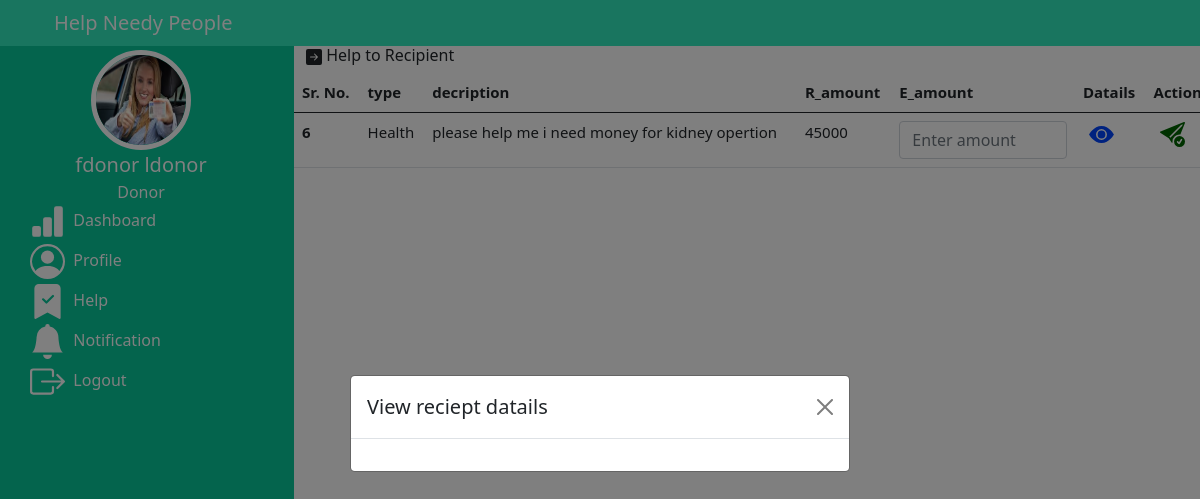
/donor/dhelpv.php (signed in), run on an earlier commit of the app's database.
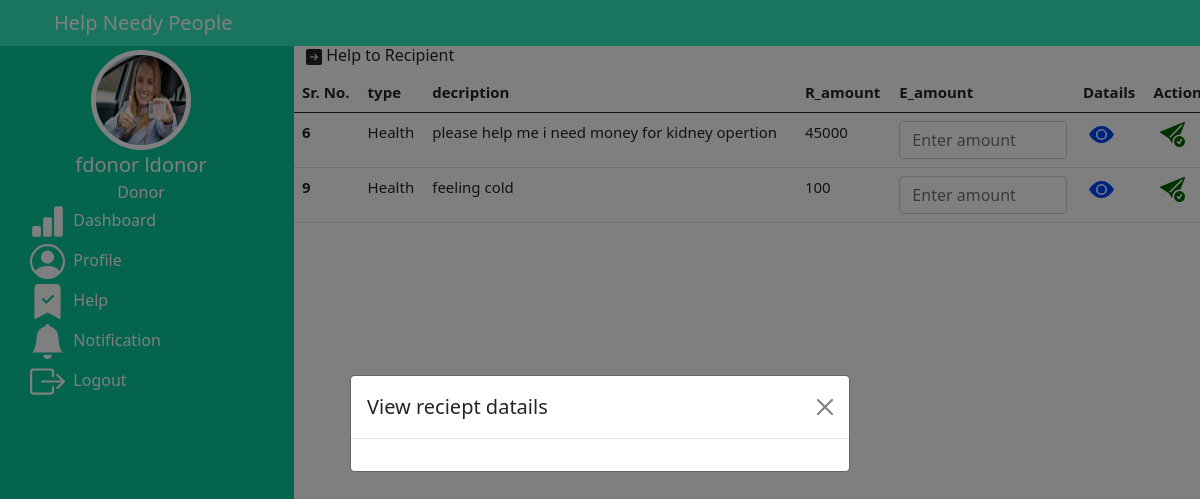
And on a later commit of the database.
### tables this page shows
CREATE TABLE `user` (
  `id` int(6) UNSIGNED NOT NULL,
  `role` varchar(30) NOT NULL,
  `fname` varchar(30) NOT NULL,
  `lname` varchar(30) NOT NULL,
  `photo` varchar(50) DEFAULT NULL,
  `address` varchar(50) DEFAULT NULL,
  `mobile` varchar(30) NOT NULL,
  `email` varchar(50) NOT NULL,
  `pass` varchar(300) NOT NULL,
  `otp` varchar(6) DEFAULT NULL
);

CREATE TABLE `need` (
  `id` int(6) UNSIGNED NOT NULL,
  `rid` varchar(30) NOT NULL,
  `ntype` varchar(30) NOT NULL,
  `nphoto` varchar(50) DEFAULT NULL,
  `nname` varchar(30) NOT NULL,
  `ndetails` varchar(50) DEFAULT NULL,
  `ramount` varchar(50) DEFAULT NULL,
  `ldate` varchar(50) DEFAULT NULL,
  `status` varchar(50) DEFAULT NULL
);

### donor/dhelpv.php (the view, shortened to what the changed rows need)
<!doctype html>
<html lang="en">
<head>
<link href="https://cdn.jsdelivr.net/npm/bootstrap@5.0.2/dist/css/bootstrap.min.css" rel="stylesheet"
>
</head>
<body>
    <div class="row">
        <div class="col-3 vh-100  overflow-auto text-white" style="background-color: rgb(9, 200, 155);">
            <div class="row justify-content-around">
            <?php
                  include_once '../includes/conn.php';
                     $aid=$_SESSION['id'];
          $query="select * from user where id='$aid'";
          $result=mysqli_query($conn,$query);
         while ($row=mysqli_fetch_array($result)){
             ?>
                <div class="col-12">
                <center>
                        <img src=<?= $row['photo']; ?> width="100px" height="100px" alt=""
                            class="rounded-circle border border-white border-5 mt-1">
                    </center>
                </div>
            </div>
            <div class="row  justify-content-around">
            <div class="col-12">
                    <center>
                        <p class="m-0" style="font-size: 20px;"><?= $row['fname']; ?> <?= $row['lname']; ?></p>
                        <p class="m-0 ">Donor</p>
                    </center>
                </div>
                <?php } ?>
            </div>
        </div>
        <div class="col-9 vh-100 overflow-auto">
            <div class="row">
                <table class="table table-hover" style="font-size: 15px;">
                    <thead class="thead-dark">
                        <tr>
                            <th scope="col">Sr. No.</th>
                            <th scope="col">type</th>
                            <th scope="col">decription</th>
                            <th scope="col">R_amount</th>
                            <th scope="col" style="width:20%;">E_amount</th>
                            <th>Datails</th>
                            <th>Action</th>
                        </tr>
                    </thead>
                    <tbody>
                    <?php
          $query="select * from need where status='0'";
          $result=mysqli_query($conn,$query);
         while ($row=mysqli_fetch_array($result)){ ?>
                        <tr>
                            <form action="../dbopertion.php" method="post" enctype="multipart/form-data">
                                <th scope="row"><?= $row['id']; ?></th>
                                <td><?= $row['ntype']; ?></td>
                                <td><?= $row['ndetails']; ?></td>
                                <td><?= $row['ramount']; ?></td>
                                <td><input type="text" class="form-control" placeholder="Enter amount" name="hamount"></td>
                                <td><button
                                            style="border:none; background-color:transparent;" type="submit"
                                            name="shdbtn"></button></td>
                                <td><button
                                            style="border:none; background-color:transparent;" type="submit"
                                            name="ah"></button></td>
                            </form>
                        </tr>
                        <?php } ?>
                    </tbody>
                </table>
            </div>
        </div>
    </div>
</body>
</html>

What changed in the data, as far as the page shows it:
added need: id "9", ntype "Health", ndetails "feeling cold", ramount "100"
